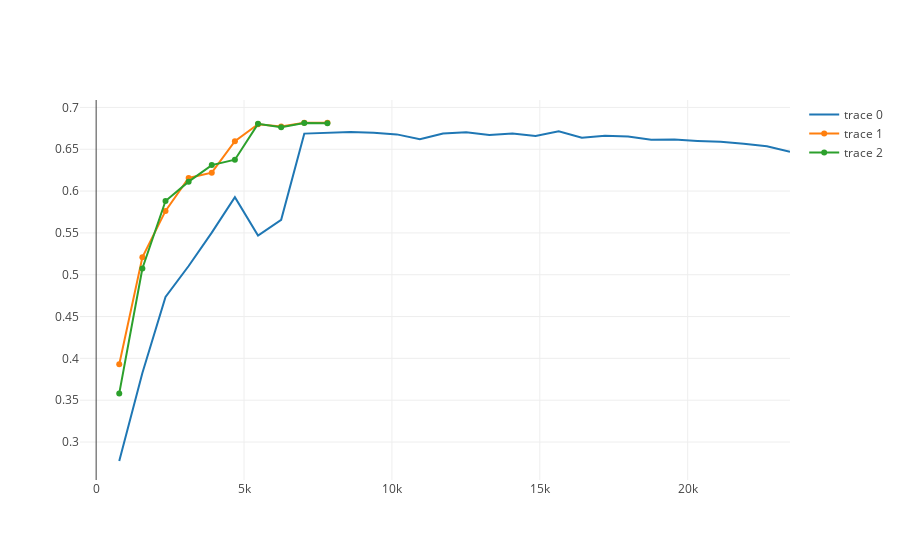

Notebook cell for this chart:
### Code cell
# 查看test accuracy
test_single_node=single_node[single_node['test_loss']>0]
test_ds_node_1=ds_node_1[single_node['test_loss']>0]
test_ds_node_2=ds_node_2[single_node['test_loss']>0]
test_single_node = go.Scatter(
    x=test_single_node.index,
    y=test_single_node.test_accuracy
)
test_ds_node_1 = go.Scatter(
    x=test_ds_node_1.index,
    y=test_ds_node_1.test_accuracy
)
test_ds_node_2 = go.Scatter(
    x=test_ds_node_2.index,
    y=test_ds_node_2.test_accuracy
)
data = [test_single_node,test_ds_node_1,test_ds_node_2]
py.iplot(data)

### Figure 1 — Plotly figure (JSON) as saved in the notebook; plotly's stock layout.template omitted (floating-point values rounded to 4 significant figures)
{"data": [{"type": "scatter", "uid": "fd7e72e4-1d79-11e9-a77d-7f12dd78f5ee", "x": [781, 1563, 2345, 3127, 3909, 4691, 5473, 6255, 7037, 7819, 8601, 9383, 10165, 10947, 11729, 12511, 13293, 14075, 14857, 15639, 16421, 17203, 17985, 18767, 19549, 20331, 21113, 21895, 22677, 23459], "y": [0.2773, 0.3825, 0.4735, 0.5104, 0.5504, 0.5927, 0.5468, 0.5656, 0.6687, 0.6701, 0.6706, 0.6697, 0.6678, 0.6619, 0.6689, 0.6702, 0.667, 0.6688, 0.666, 0.6716, 0.6639, 0.6661, 0.6653, 0.6615, 0.6616, 0.66, 0.6589, 0.6567, 0.6537, 0.6469]}, {"type": "scatter", "uid": "fd7e744c-1d79-11e9-a77d-7f12dd78f5ee", "x": [781, 1563, 2345, 3127, 3909, 4691, 5473, 6255, 7037, 7819], "y": [0.3929, 0.5209, 0.5763, 0.6157, 0.622, 0.6597, 0.68, 0.6773, 0.6817, 0.6816]}, {"type": "scatter", "uid": "fd7e74ec-1d79-11e9-a77d-7f12dd78f5ee", "x": [781, 1563, 2345, 3127, 3909, 4691, 5473, 6255, 7037, 7819], "y": [0.3581, 0.5075, 0.5881, 0.6113, 0.6311, 0.6375, 0.6804, 0.6763, 0.6814, 0.6811]}], "layout": {}}
